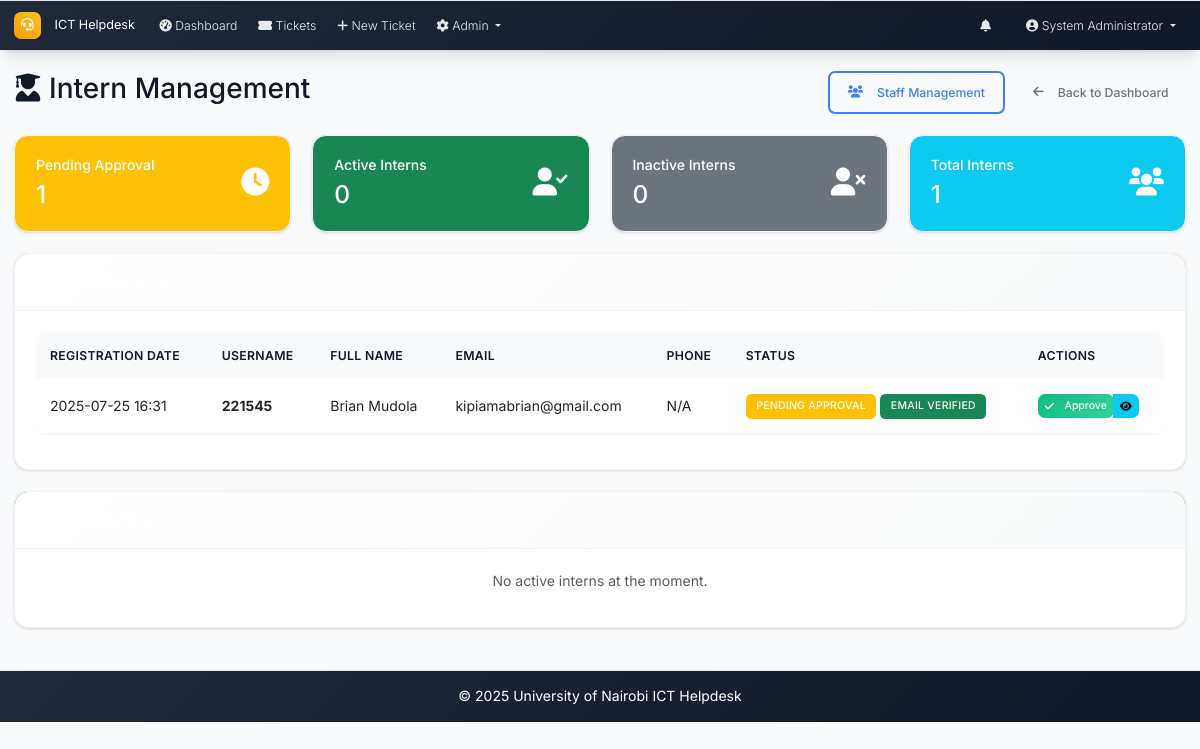
The app's page /admin/intern_management (signed in), older data.
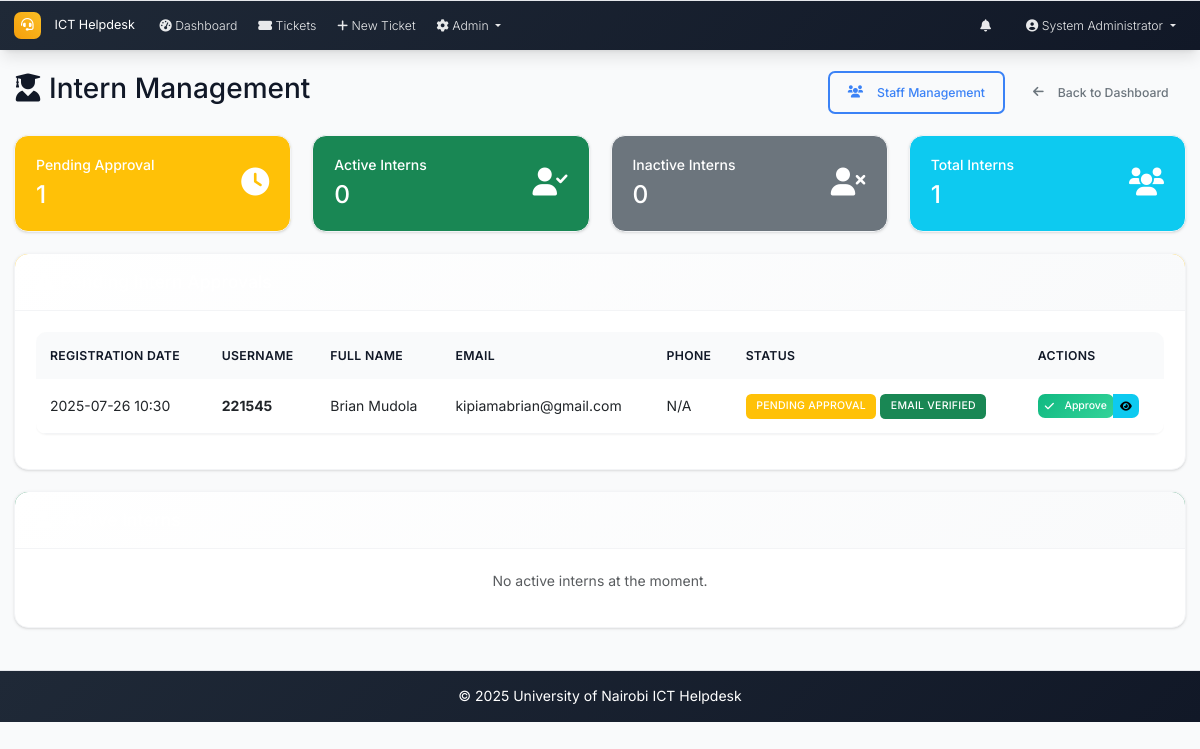
The same page, newer data.
### models.py (models this page shows, shortened)
class User(UserMixin, db.Model):
    id = db.Column(db.Integer, primary_key=True)
    username = db.Column(db.String(64), unique=True, nullable=False)
    email = db.Column(db.String(120), unique=True, nullable=False)
    password_hash = db.Column(db.String(256), nullable=False)
    full_name = db.Column(db.String(100), nullable=False)
    role = db.Column(db.String(20), nullable=False, default='user')  # admin, intern, user
    created_at = db.Column(db.DateTime, default=datetime.utcnow)
    is_active = db.Column(db.Boolean, default=True)
    is_verified = db.Column(db.Boolean, default=False)
    verification_token = db.Column(db.String(128), nullable=True)
    phone_number = db.Column(db.String(20), nullable=True)
    is_approved = db.Column(db.Boolean, default=False)
    approved_by_id = db.Column(db.Integer, db.ForeignKey('user.id'), nullable=True)
    approved_at = db.Column(db.DateTime, nullable=True)
    tickets_created = db.relationship('Ticket', foreign_keys='Ticket.created_by_id', backref='creator', lazy='dynamic')
    assigned_tickets = db.relationship('Ticket', secondary='ticket_assignees', back_populates='assignees', lazy='selectin')
    comments = db.relationship('Comment', backref='author', lazy='dynamic')

### routes.py (the view, shortened to what this page needs)
@app.route('/admin/intern_management')
@login_required
def intern_management():
    if current_user.role != 'admin':
        abort(403)
    pending_interns = User.query.filter_by(
        is_approved=False,
        is_verified=True,
        role='intern'
    ).order_by(User.created_at.desc()).all()
    active_interns = User.query.filter_by(
        is_approved=True,
        is_active=True,
        role='intern'
    ).order_by(User.created_at.desc()).all()
    inactive_interns = User.query.filter_by(
        is_approved=True,
        is_active=False,
        role='intern'
    ).order_by(User.created_at.desc()).all()
    intern_stats = []
    return render_template('intern_management.html',
                         pending_interns=pending_interns,
                         active_interns=active_interns,
                         inactive_interns=inactive_interns,
                         intern_stats=intern_stats)

### app.py (called while the page is built)
@login_manager.user_loader
def load_user(user_id):
    from models import User
    return User.query.get(int(user_id))

@app.context_processor
def inject_now():
    return {'now': datetime.utcnow}

### routes.py (called while the page is built)
@app.context_processor
def inject_datetime():
    return dict(datetime=datetime)

### templates/intern_management.html (shortened to what the changed rows need)
{% extends "base.html" %}
{% block content %}
<div class="d-flex justify-content-between align-items-center mb-4">
    <h2><i class="fas fa-user-graduate me-2"></i>Intern Management</h2>
</div>
{% if pending_interns %}
<div class="card mb-4">
    <div class="card-body">
        <div class="table-responsive">
            <table class="table table-hover">
                <thead>
                    <tr>
                        <th>Registration Date</th>
                        <th>Username</th>
                        <th>Full Name</th>
                        <th>Email</th>
                        <th>Phone</th>
                        <th>Status</th>
                        <th>Actions</th>
                    </tr>
                </thead>
                <tbody>
                    {% for intern in pending_interns %}
                    <tr>
                        <td>{{ intern.created_at.strftime('%Y-%m-%d %H:%M') }}</td>
                        <td><strong>{{ intern.username }}</strong></td>
                        <td>{{ intern.full_name }}</td>
                        <td>{{ intern.email }}</td>
                        <td>{{ intern.phone_number or 'N/A' }}</td>
                        <td>
                            <span class="badge bg-warning">Pending Approval</span>
                            {% if intern.is_verified %}
                                <span class="badge bg-success">Email Verified</span>
                            {% endif %}
                        </td>
                        <td>
                            <div class="btn-group" role="group">
                                <form method="POST" action="{{ url_for('approve_user_account', user_id=intern.id) }}" style="display: inline;">
                                    <button type="submit" class="btn btn-success btn-sm"
                                            onclick="return confirm('Approve {{ intern.full_name }} as an intern?')"
                                            title="Approve Intern">
                                        <i class="fas fa-check me-1"></i>Approve
                                    </button>
                                </form>
                                <button type="button" class="btn btn-info btn-sm"
                                        onclick="showInternDetails({{ intern.id }}, '{{ intern.full_name }}', '{{ intern.email }}', '{{ intern.username }}', '{{ intern.phone_number or '' }}', '{{ intern.created_at.strftime('%Y-%m-%d %H:%M') }}')"
                                        title="View Details">
                                    <i class="fas fa-eye"></i>
                                </button>
                            </div>
                        </td>
                    </tr>
                    {% endfor %}
                </tbody>
            </table>
        </div>
    </div>
</div>
{% endif %}
{% endblock %}

Row changes from the older to the newer data that the page shows:
removed User: created_at "2025-07-25 16:31", username "221545", full_name "Brian Mudola", email "kipiamabrian@gmail.com", phone_number "N/A", is_verified "EMAIL VERIFIED"
added User: created_at "2025-07-26 10:30", username "221545", full_name "Brian Mudola", email "kipiamabrian@gmail.com", phone_number "N/A", is_verified "EMAIL VERIFIED"
